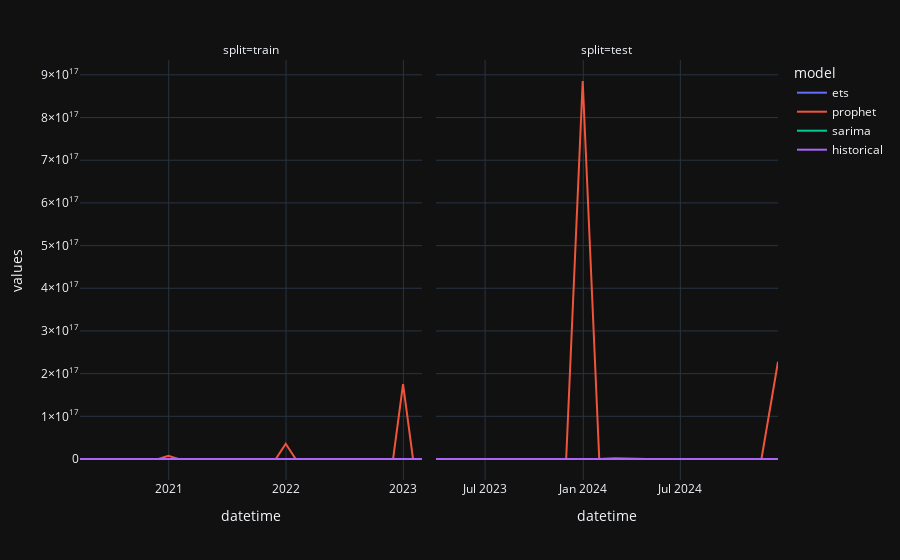

The code cell stored with this chart in its notebook:
### Code cell
import plotly.express as px

fig = px.line(
    data_frame=df_combined,
    x='datetime',
    y='values',
    color='model',
    facet_col='split',
    category_orders={'split': ['train', 'test']}
)

fig.update_xaxes(matches=None)
